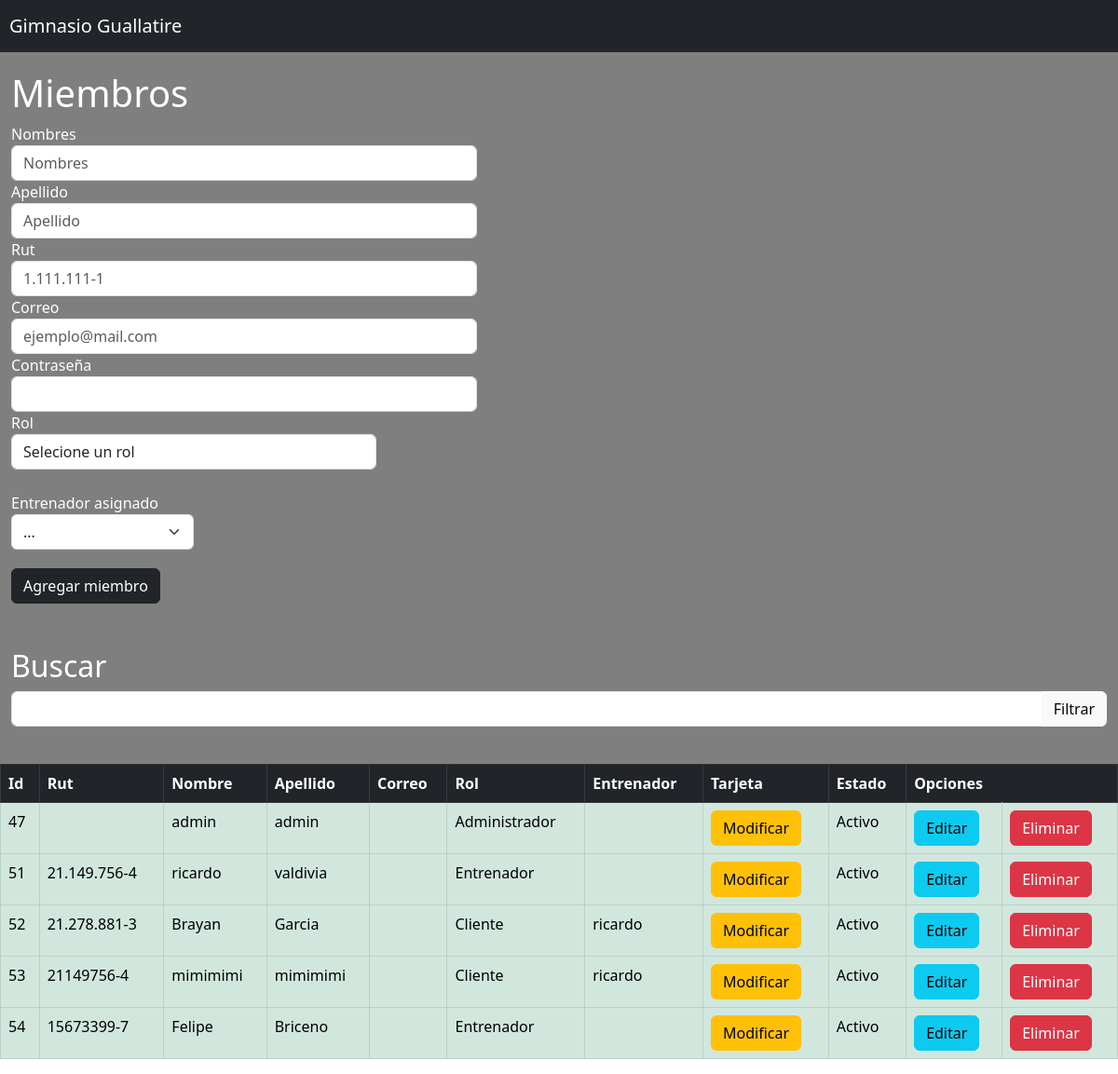
Before: /gestionarMiembros/ with the older database file.
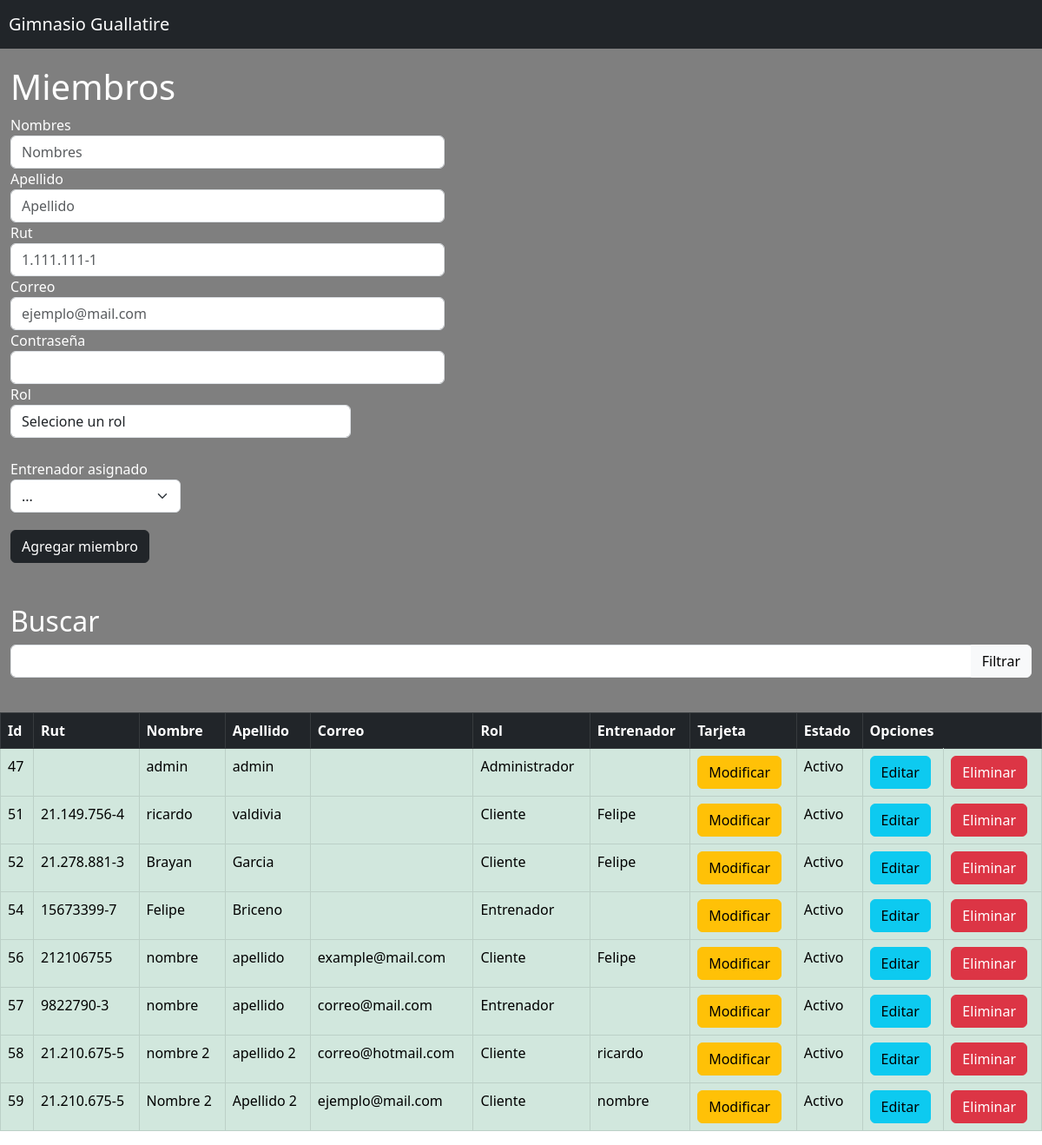
After: the same page with the newer database file.
### Aplicaciones/proyectoGym/models.py (models this page shows, shortened)
class Usuarios(models.Model):
    user = models.OneToOneField(User,on_delete=models.CASCADE,null=True)
    idUsuario = models.AutoField(primary_key=True)
    password = models.CharField(max_length=256,default=" ")
    correo = models.CharField(max_length=100,blank=True)
    rut = models.CharField(max_length=30,blank=True)
    nombre = models.CharField(max_length=50)
    apellido = models.CharField(max_length=100)
    rol = models.CharField(max_length=30)
    entrenador = models.CharField(max_length=100,blank=True)
    nro_tarjeta = models.CharField("Número de tarjeta", max_length=16, default='0000000000000000')
    mes_expiracion = models.CharField(max_length=10,blank=True)
    año_expiracion = models.CharField(max_length=10,blank=True)
    nombre_titular =models.CharField("Nombre del titular", max_length=255, default='')
    cvv = models.CharField(max_length=4,blank=True)
    activo = models.BooleanField(default=True)
    def __str__(self):
        text = "{0},{1},{2},{3},{4},{5},{6},{7}"
        return text.format(self.idUsuario,self.nombre, self.apellido,self.nro_tarjeta, self.mes_expiracion,self.año_expiracion,self.cvv,self.nombre_titular)

### Aplicaciones/proyectoGym/views.py (the view)
# urls.py: path('gestionarMiembros/',views.manage),
def manage(request):
        usuarios = Usuarios.objects.all()
        entrenadores = Usuarios.objects.filter(rol="Entrenador")                           # Para obtener todos los usuarios de la base de datos
        return render(request, "gestionMiembros.html",{"Usuarios":usuarios,"Entrenadores":entrenadores})

### Aplicaciones/proyectoGym/templates/gestionMiembros.html (shortened to what this page needs)
{% extends "./base.html" %}
{% block body %}
<div class="d-inline-block">
    <h1 style="color:white;">Miembros</h1>
</div>
<form style ="color:white;"action="/registrarUsuario/" method="POST"> {%csrf_token%}
    <div class="form-row">
      <div class="form-group col-md-6">
        <label>Nombres</label>
        <input type="text" class="form-control" name="nombre" placeholder="Nombres" style="max-width: 500px;">
      </div>
      <div class="form-group col-md-6">
        <label>Apellido</label>
        <input type="text" class="form-control" name="apellido"placeholder="Apellido" style="max-width: 500px;">
      </div>
    </div>
    <div class="form-group">
      <label for="inputAddress">Rut</label>
      <input type="text" class="form-control"name="rut" placeholder="1.111.111-1" style="max-width: 500px;">
    </div>
    <div class="form-group">
      <label for="inputAddress2">Correo</label>
      <input type="email" class="form-control" name="correo" placeholder="ejemplo@mail.com" style="max-width: 500px;">
    </div>
    <div class="form-row">
      <div class="form-group col-md-6">
        <label for="inputCity">Contraseña</label>
        <input type="password" class="form-control" name="password" style="max-width: 500px;">
      </div>
      <div class="form-group col-md-4">
        <label for="inputState">Rol</label>
        <select onchange="mostrarEntrenador(this)" id ="rol"name="rol" class="form-control">
          <option selected >Selecione un rol</option>
        </select>
      </div>
      <br>
      <div class="form-group col-md-2">
        <label id="labelEntrenador">Entrenador asignado</label>
        <select name="entrenador" id="entrenador" class="form-select">
        <option value="">...</option>
        </select>
        <button type="submit" class="btn btn-dark" style="margin-top:20px;">Agregar miembro</button><br><br><br>
      </div>
    </div>
  </form>
  <div class="mb-3">
    <form action="/filtrarPorColumna/" method="POST" id="filterForm"> {%csrf_token%}
    <h2 style="color:white;"for="basic-url" class="form-label">Buscar</h2>
    <div class="input-group">
      {%if filtro %}
      <input type="text" name="filtro"class="form-control"value="{{filtro}}">
      {%else%}
      <input type="text" name="filtro"class="form-control">
      {%endif%}
      <button class="btn btn-light">Filtrar</button>
    </div>
    </form>
  </div>
</div>
<br>
<div class="d-xxl-flex justify-content-center" style="margin-bottom: 200px;">
    <div class = "col-xl-12 col-xl-6 col-xl-8 col-xl-8">
        <div class ="table-responsive">
            <table class="table table-bordered">
                <thead class="table-dark">
                    <tr>
                        <th>Id</th>
                        <th>Rut</th>
                        <th>Nombre</th>
                        <th>Apellido</th>
                        <th>Correo</th>
                        <th>Rol</th>
                        <th>Entrenador</th>
                        <th>Tarjeta</th>
                        <th>Estado</th>
                        <th colspan="2">Opciones</th>
                    </tr>
                </thead>
                <tbody>
                    {%for u in Usuarios%}
                    {%if u.activo%}
                    <tr class="table-success">
                    {%else%}
                    <tr class="table-danger">
                    {%endif%}
                        <td>{{u.idUsuario}}</td>
                        <td>{{u.rut}}</td>
                        <td>{{u.nombre}}</td>
                        <td>{{u.apellido}}</td>
                        <td>{{u.correo}}</td>
                        <td>{{u.rol}}</td>
                        <td>{{u.entrenador}}</td>
                        <td><button id="{{u.tarjeta}}"type="button" onclick="editarInfo('{{u}}')" class="btn btn-warning" data-toggle="modal" data-target="#exampleModal">Modificar</button></td>
                        {%if u.activo%}
                        <td>Activo</td>
                        {%else%}
                        <td>Inactivo</td>
                        {%endif%}
                        <td><a href="/edicionUsuario/{{u.idUsuario}}" class="btn btn-info">Editar</a></td>
                        <td><a href="/eliminarUsuario/{{u.idUsuario}}" class="btn btn-danger btnEliminacion">Eliminar</a></td>
                    </tr>
                </tbody>
        </div>
    </div>
</div>
{%endfor%}
 {%endblock%}

### Aplicaciones/proyectoGym/templates/base.html (shortened to what this page needs)
<!DOCTYPE html>
<html lang="en">
  <head>
  {% load static %}
    <link href="https://cdn.jsdelivr.net/npm/bootstrap@5.3.0-alpha3/dist/css/bootstrap.min.css" rel="stylesheet">
    <link rel="stylesheet" href="{% static './css/home.css'%}">
</head>
<body style="height: 1000px">
    <nav class="navbar navbar-expand-lg navbar-dark bg-dark">
        <a style="margin-left:10px;"class="navbar-brand" href="/">Gimnasio Guallatire</a>
      </nav>
    <div class="container-fluid" style="margin-top:20px;">
    {% block body %}
    {% endblock %}
  </body>
</html>

### Aplicaciones/proyectoGym/static/css/home.css (style rules this page uses)
* { box-sizing: border-box; }
body { background-image: linear-gradient(rgba(0,0,0,0.5), rgba(0,0,0,0.5)), url(https://images.pexels.com/photos/1552242/pexels-photo-1552242.jpeg?cs=srgb&dl=pexels-leon-ardho-1552242.jpg&fm=jpg); background-repeat: no-repeat; background-size: 100%; }

Changed rows visible on the page:
removed Usuarios: idUsuario "53", rut "21149756-4", nombre "mimimimi", apellido "mimimimi", rol "Cliente", entrenador "ricardo", activo "Activo"
changed Usuarios "valdivia": rol "Entrenador" → "Cliente"; entrenador (not shown) → "Felipe"
changed Usuarios "Brayan": entrenador "ricardo" → "Felipe"
added Usuarios: idUsuario "56", rut "212106755", nombre "nombre", apellido "apellido", correo "example@mail.com", rol "Cliente", entrenador "Felipe", activo "Activo"
added Usuarios: idUsuario "57", rut "9822790-3", nombre "nombre", apellido "apellido", correo "correo@mail.com", rol "Entrenador", activo "Activo"
added Usuarios: idUsuario "58", rut "21.210.675-5", nombre "nombre 2", apellido "apellido 2", correo "correo@hotmail.com", rol "Cliente", entrenador "ricardo", activo "Activo"
added Usuarios: idUsuario "59", rut "21.210.675-5", nombre "Nombre 2", apellido "Apellido 2", correo "ejemplo@mail.com", rol "Cliente", entrenador "nombre", activo "Activo"
